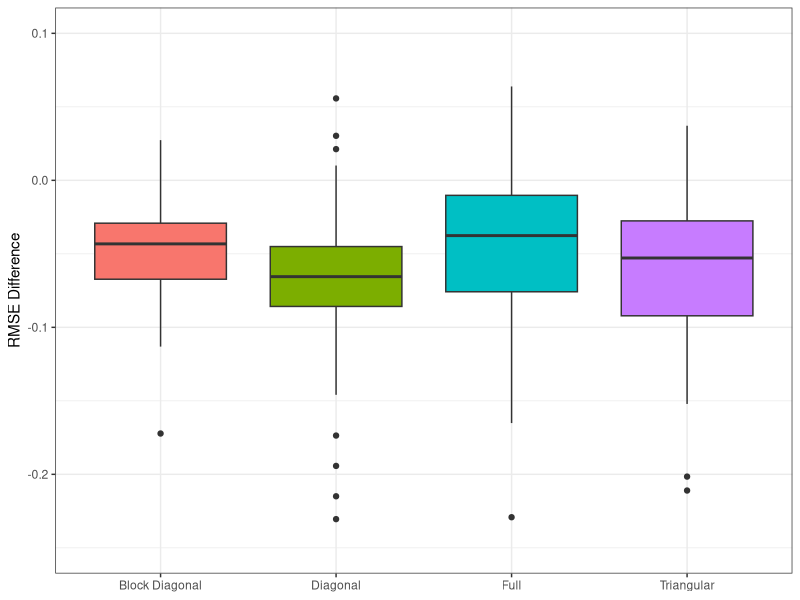

The R source for this figure:

require(tidyverse)

dMSE = read.csv("dMSE.csv",header=F)


dMSE = t(dMSE)

colnames(dMSE) = c("Triangular", "Full", "Block Diagonal", "Diagonal")


dMSE = pivot_longer(as.data.frame(dMSE),c(1,2,3,4),names_to = "model")


p <- ggplot(dMSE, aes(x=model, y=value, fill=model)) + 
  geom_boxplot()  + ylim(-0.25,0.1) +ylab("RMSE Difference") + xlab("") + guides(fill="none")  +
  theme_bw() + theme(axis.title.x=element_blank()) #+ facet_wrap(scale ~ parameter,scales="free_y", nrow=3)
ggsave(
  "MSEdiff.pdf",
  plot = p,
  device = "pdf", width = 6, height=3
)
